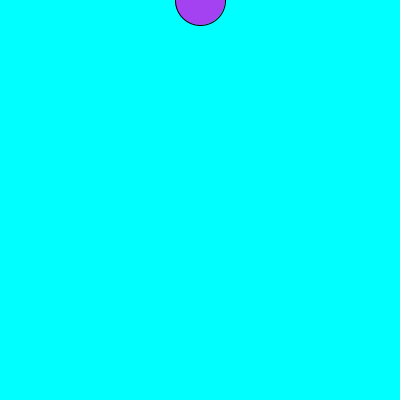
Frame 1 (no input)
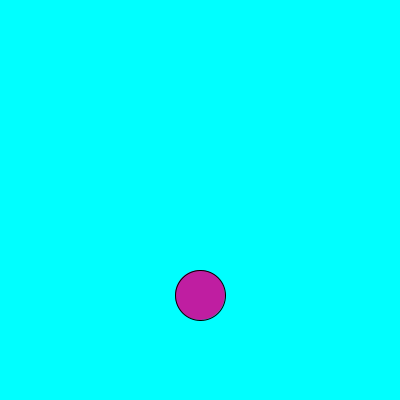
Frame 60 (the mouse pressed at the canvas centre just before this capture)
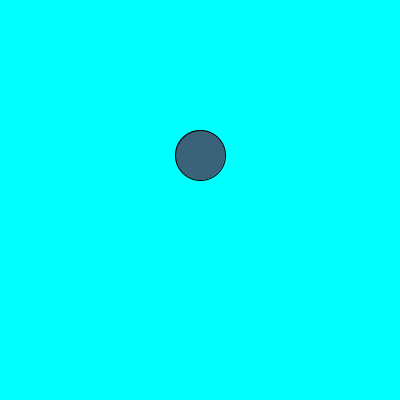
Frame 120 (the mouse held since frame 60 and released just before this capture)

The Processing sketch that drew these frames (run headless with seeded random() and noise(); from frame 60 on, the mouse is pressed at the canvas centre):

// Processing sketch: processing_49065
// ── processing_49065.pde

float x=0;
boolean rev = true;

void setup () {
  
  size (400,400);
  
  smooth ();
}

void draw () {
  
  background (0,255,255);
 fill (random (255),random (255), random (255));
  
  ellipse (200,x,50,50);
  
  if (x==0+25) {
    rev = true;
  }
  else if (x==width-25) {
    rev = false;
  }
  
  if (rev) {
    x+=5;
  }
  if (rev == false) {
    x-=5;
  }  
  
  
}
